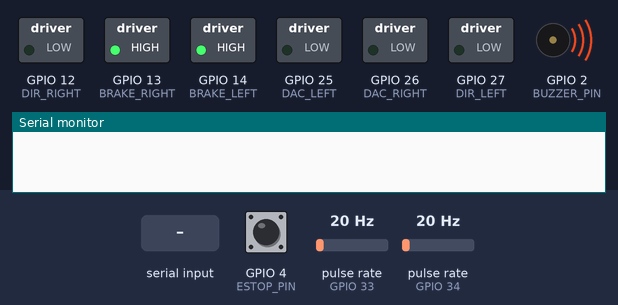
Bench run of a sketch on a simulated ESP32. Shown: switched loads named in the sketch (green lamp = pin HIGH), buzzer (waves = sounding, pin HIGH), the last lines printed to the serial monitor. Wiring (inferred from the names in the program): 2 × pulse sensor: data GPIO 33 / data GPIO 34. The test bench sets the inputs (shaded band); at power-on: GPIO 4 (ESTOP_PIN) HIGH, pulse rate (sensors on GPIO 33, GPIO 34) 20 Hz.

Above: at 0.1 s.
At 1.3 s:
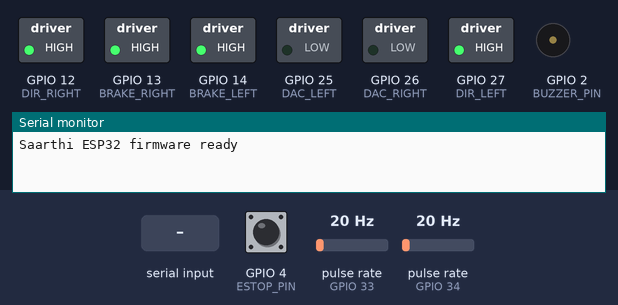
1.4 s: "H,45\n" received over the second serial link
At 1.41 s:
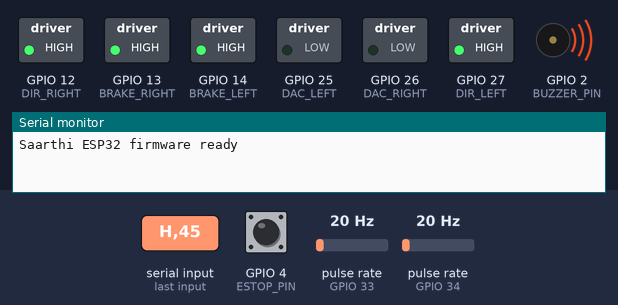
Timing chart, 0 to 4.4 s (numbered marks = the images above; inputs shaded):
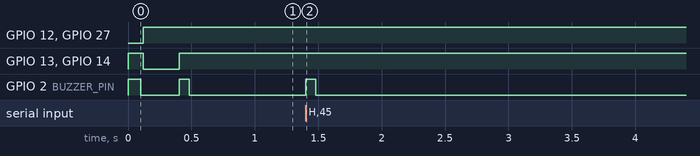

The sketch:

saarthi.ino
```cpp
/*
 * Project Saarthi — ESP32-WROOM-32 wheelchair firmware
 *
 * Serial protocol (115200 baud, \n-terminated ASCII):
 *   Pi  → ESP32:  V,<linear_m_s>,<angular_rad_s>,<seq>\n
 *                 H,<seq>\n
 *   ESP32 → Pi:   O,<left_ticks>,<right_ticks>,<dt_ms>\n  @ 50 Hz
 *                 S,<estop>,<cliff>,<batt_mv>\n            @ 10 Hz
 */

#include <Arduino.h>
#include "config.h"

// ──────────────────────────────────────────────
// Interrupt-driven tick counters (volatile, 32-bit)
// ──────────────────────────────────────────────
volatile int32_t g_ticks_left  = 0;
volatile int32_t g_ticks_right = 0;

void IRAM_ATTR isr_left()  { g_ticks_left++;  }
void IRAM_ATTR isr_right() { g_ticks_right++; }

// ──────────────────────────────────────────────
// Motor state
// ──────────────────────────────────────────────
struct MotorCmd {
    uint8_t dac;      // 0–255
    bool    forward;  // true = positive direction
};

static MotorCmd g_cmd_left  = {0, true};
static MotorCmd g_cmd_right = {0, true};
static bool     g_stopped   = false;   // watchdog or e-stop active

// ──────────────────────────────────────────────
// Timing
// ──────────────────────────────────────────────
static uint32_t g_last_heartbeat_ms = 0;
static uint32_t g_last_motor_ms     = 0;
static uint32_t g_last_status_ms    = 0;
static uint32_t g_last_odom_ms      = 0;   // tracks dt for odometry message

// ──────────────────────────────────────────────
// Serial input buffer
// ──────────────────────────────────────────────
#define RX_BUF_LEN 64
static char  g_rx_buf[RX_BUF_LEN];
static uint8_t g_rx_pos = 0;

// ──────────────────────────────────────────────
// Helper: convert wheel speed (m/s) → MotorCmd
// ──────────────────────────────────────────────
static MotorCmd speed_to_cmd(float v_wheel_ms)
{
    MotorCmd cmd;
    cmd.forward = (v_wheel_ms >= 0.0f);

    float rpm     = (fabsf(v_wheel_ms) / (2.0f * M_PI * WHEEL_RADIUS_M)) * 60.0f;
    float clamped = min(rpm, (float)MAX_RPM);
    cmd.dac       = (uint8_t)(clamped / MAX_RPM * 255.0f);
    return cmd;
}

// ──────────────────────────────────────────────
// Apply motor outputs to hardware
// ──────────────────────────────────────────────
static void apply_motors()
{
    if (g_stopped) {
        dacWrite(DAC_LEFT,  0);
        dacWrite(DAC_RIGHT, 0);
        digitalWrite(BRAKE_LEFT,  HIGH);
        digitalWrite(BRAKE_RIGHT, HIGH);
        return;
    }

    // Release brakes first, then set direction and speed
    digitalWrite(BRAKE_LEFT,  LOW);
    digitalWrite(BRAKE_RIGHT, LOW);
    digitalWrite(DIR_LEFT,  g_cmd_left.forward  ? HIGH : LOW);
    digitalWrite(DIR_RIGHT, g_cmd_right.forward ? HIGH : LOW);
    dacWrite(DAC_LEFT,  g_cmd_left.dac);
    dacWrite(DAC_RIGHT, g_cmd_right.dac);
}

// ──────────────────────────────────────────────
// Emergency stop — brakes on, DAC zeroed, single buzz
// ──────────────────────────────────────────────
static bool g_buzz_done = false;

static void emergency_stop()
{
    dacWrite(DAC_LEFT,  0);
    dacWrite(DAC_RIGHT, 0);
    digitalWrite(BRAKE_LEFT,  HIGH);
    digitalWrite(BRAKE_RIGHT, HIGH);

    // One buzz per stop event so the buzzer doesn't loop continuously
    if (!g_buzz_done) {
        digitalWrite(BUZZER_PIN, HIGH);
        delay(80);
        digitalWrite(BUZZER_PIN, LOW);
        g_buzz_done = true;
    }
}

// ──────────────────────────────────────────────
// Parse a complete line from the Pi
// ──────────────────────────────────────────────
static void process_line(const char *line)
{
    char type = line[0];

    if (type == 'V' && line[1] == ',') {
        // V,<linear>,<angular>,<seq>
        float linear, angular;
        int   seq;
        if (sscanf(line + 2, "%f,%f,%d", &linear, &angular, &seq) == 3) {
            float v_left  = linear - angular * HALF_SEPARATION_M;
            float v_right = linear + angular * HALF_SEPARATION_M;
            g_cmd_left    = speed_to_cmd(v_left);
            g_cmd_right   = speed_to_cmd(v_right);
        }
    } else if (type == 'H' && line[1] == ',') {
        // H,<seq>
        g_last_heartbeat_ms = millis();
        // A valid heartbeat clears the stopped flag (if e-stop is not asserted)
        if (g_stopped && digitalRead(ESTOP_PIN) == HIGH) {
            g_stopped   = false;
            g_buzz_done = false;
        }
    }
}

// ──────────────────────────────────────────────
// Accumulate bytes into line buffer, call process_line on '\n'
// ──────────────────────────────────────────────
static void read_serial()
{
    while (PI_SERIAL.available()) {
        char c = (char)PI_SERIAL.read();
        if (c == '\n') {
            g_rx_buf[g_rx_pos] = '\0';
            if (g_rx_pos > 0) process_line(g_rx_buf);
            g_rx_pos = 0;
        } else {
            if (g_rx_pos < RX_BUF_LEN - 1) g_rx_buf[g_rx_pos++] = c;
            // Silently drop if buffer full (malformed/oversized packet)
        }
    }
}

// ──────────────────────────────────────────────
// Send odometry message; snaps and resets tick counters atomically
// ──────────────────────────────────────────────
static void send_odometry()
{
    uint32_t now = millis();
    uint32_t dt  = now - g_last_odom_ms;
    g_last_odom_ms = now;

    // Atomic snapshot — disable interrupts only long enough to copy
    noInterrupts();
    int32_t left  = g_ticks_left;
    int32_t right = g_ticks_right;
    g_ticks_left  = 0;
    g_ticks_right = 0;
    interrupts();

    PI_SERIAL.printf("O,%d,%d,%u\n", left, right, dt);
}

// ──────────────────────────────────────────────
// Send status message
// ──────────────────────────────────────────────
static void send_status()
{
    uint8_t estop = (digitalRead(ESTOP_PIN) == LOW) ? 1 : 0;
    uint8_t cliff = 0;   // cliff sensor not fitted in v1; placeholder

    // Battery: ESP32 ADC on GPIO35 with a voltage divider would give mV.
    // Without that circuit, report 0 as a sentinel for "not measured".
    uint16_t batt_mv = 0;

    PI_SERIAL.printf("S,%u,%u,%u\n", estop, cliff, batt_mv);
}

// ──────────────────────────────────────────────
// setup()
// ──────────────────────────────────────────────
void setup()
{
    DBG_SERIAL.begin(SERIAL_BAUD);
    PI_SERIAL.begin(SERIAL_BAUD, SERIAL_8N1, 16, 17);  // RX=16, TX=17

    // Safe initial state: DAC to 0, brakes on
    dacWrite(DAC_LEFT,  0);
    dacWrite(DAC_RIGHT, 0);
    pinMode(DIR_LEFT,    OUTPUT); digitalWrite(DIR_LEFT,    LOW);
    pinMode(DIR_RIGHT,   OUTPUT); digitalWrite(DIR_RIGHT,   LOW);
    pinMode(BRAKE_LEFT,  OUTPUT); digitalWrite(BRAKE_LEFT,  HIGH);
    pinMode(BRAKE_RIGHT, OUTPUT); digitalWrite(BRAKE_RIGHT, HIGH);

    // Hall-effect encoder interrupts (RISING only; quadrature not needed for speed/distance)
    pinMode(HALL_LEFT_A,  INPUT);
    pinMode(HALL_LEFT_B,  INPUT);
    pinMode(HALL_RIGHT_A, INPUT);
    pinMode(HALL_RIGHT_B, INPUT);
    attachInterrupt(digitalPinToInterrupt(HALL_LEFT_A),  isr_left,  RISING);
    attachInterrupt(digitalPinToInterrupt(HALL_RIGHT_A), isr_right, RISING);

    // E-stop and buzzer
    pinMode(ESTOP_PIN,  INPUT_PULLUP);
    pinMode(BUZZER_PIN, OUTPUT);

    // Boot beep — signals MCU is alive to the user
    digitalWrite(BUZZER_PIN, HIGH);
    delay(100);
    digitalWrite(BUZZER_PIN, LOW);

    uint32_t now = millis();
    g_last_heartbeat_ms = now;   // avoid immediate watchdog trip on first boot
    g_last_motor_ms     = now;
    g_last_status_ms    = now;
    g_last_odom_ms      = now;

    DBG_SERIAL.println("Saarthi ESP32 firmware ready");
}

// ──────────────────────────────────────────────
// loop()
// ──────────────────────────────────────────────
void loop()
{
    uint32_t now = millis();

    // 1. Drain incoming serial
    read_serial();

    // 2. Watchdog check — runs every iteration for minimum latency
    bool watchdog_tripped = (now - g_last_heartbeat_ms) > WATCHDOG_MS;
    bool estop_asserted   = (digitalRead(ESTOP_PIN) == LOW);

    if (watchdog_tripped || estop_asserted) {
        if (!g_stopped) {
            g_stopped   = true;
            g_buzz_done = false;
        }
        emergency_stop();
    }

    // 3. 50 Hz: apply motors + send odometry
    if (now - g_last_motor_ms >= MOTOR_INTERVAL_MS) {
        g_last_motor_ms = now;
        apply_motors();
        send_odometry();
    }

    // 4. 10 Hz: send status
    if (now - g_last_status_ms >= STATUS_INTERVAL_MS) {
        g_last_status_ms = now;
        send_status();
    }
}
```

config.h
```cpp
#pragma once

// ──────────────────────────────────────────────
// Pin definitions — change only here, never in .ino
// ──────────────────────────────────────────────

// Motor control output
#define DAC_LEFT        25   // ESP32 DAC1
#define DAC_RIGHT       26   // ESP32 DAC2
#define DIR_LEFT        27   // optocoupler → controller DIR
#define DIR_RIGHT       12
#define BRAKE_LEFT      14   // optocoupler → controller BRAKE
#define BRAKE_RIGHT     13

// Encoder inputs (level-shifted to 3.3 V)
#define HALL_LEFT_A     34
#define HALL_LEFT_B     35
#define HALL_RIGHT_A    33
#define HALL_RIGHT_B    36

// Safety & UI
#define ESTOP_PIN       4    // active LOW, INPUT_PULLUP
#define BUZZER_PIN      2

// ──────────────────────────────────────────────
// Robot geometry
// ──────────────────────────────────────────────
#define WHEEL_RADIUS_M      0.127f   // metres
#define HALF_SEPARATION_M   0.369f   // half wheel-to-wheel distance

// ──────────────────────────────────────────────
// Tunable constants
// ──────────────────────────────────────────────
#define TICKS_PER_REV   15           // Hall pulses per full wheel revolution (calibrate)
#define MAX_RPM         120.0f       // clamp before DAC scaling
#define WATCHDOG_MS     300UL        // ms without heartbeat → emergency stop

// ──────────────────────────────────────────────
// Serial
// ──────────────────────────────────────────────
#define SERIAL_BAUD     115200
#define PI_SERIAL       Serial2      // GPIO 16 RX, 17 TX
#define DBG_SERIAL      Serial

// ──────────────────────────────────────────────
// Loop timing (ms)
// ──────────────────────────────────────────────
#define MOTOR_INTERVAL_MS   20   // 50 Hz motor + odometry update
#define STATUS_INTERVAL_MS  100  // 10 Hz status message
```

Measured:
- after the input at 1.4 s, GPIO 2 (BUZZER_PIN): LOW → HIGH at once, → LOW 0.08 s later
